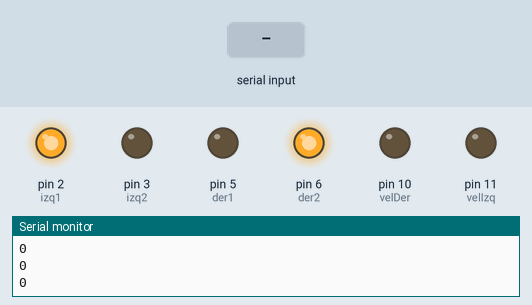
Recording of a sketch running on a simulated Arduino Uno, built with avr-gcc and run on an emulated ATmega328P. On the bench: output pins drawn as LEDs (lit = HIGH), the last lines printed to the serial monitor. Inputs (shaded band) come from the test bench.

Above: at 1.2 s.
1.3 s: "90,45\n" received over Serial
At 2.4 s:
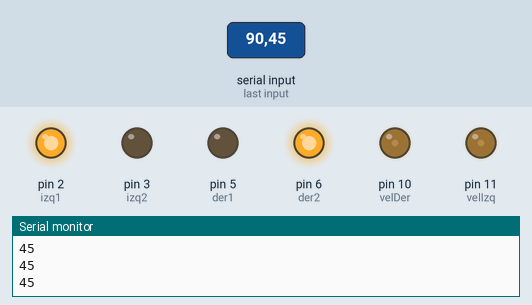
2.8 s: "30,150\n" received over Serial
At 3.6 s:
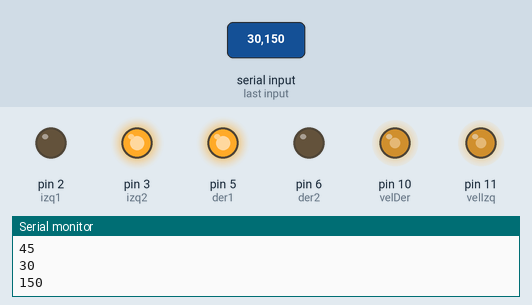
4.3 s: "127\n" received over Serial
At 4.6 s:
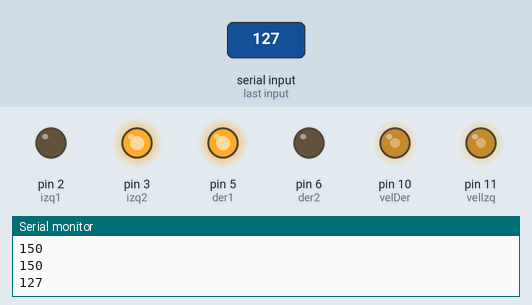
5.8 s: "200\n" received over Serial
At 7.0 s:
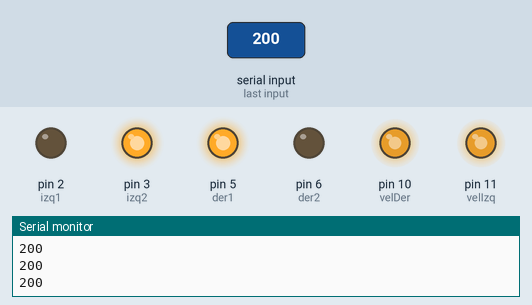
7.3 s: "90\n" received over Serial
At 8.1 s:
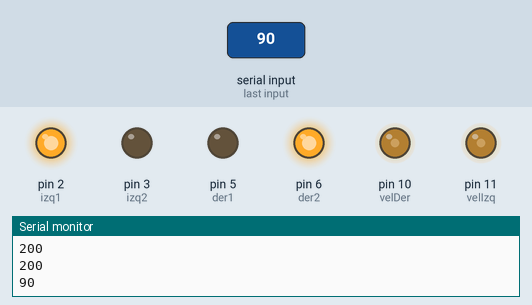
Timing chart, 0 to 9.8 s (numbered marks = the images above; inputs shaded):
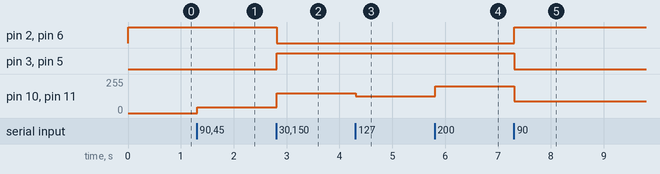

Measured:
- after the input at 1.3 s, pin 10 (velDer), pin 11 (velIzq): 0/255 → 45/255 at once
- after the input at 2.8 s, pin 2 (izq1), pin 6 (der2): HIGH → LOW at once; pin 3 (izq2), pin 5 (der1): LOW → HIGH at once; pin 10 (velDer), pin 11 (velIzq): 45/255 → 150/255 at once
- after the input at 4.3 s, pin 10 (velDer), pin 11 (velIzq): 150/255 → 127/255 at once
- after the input at 5.8 s, pin 10 (velDer), pin 11 (velIzq): 127/255 → 200/255 at once
- after the input at 7.3 s, pin 2 (izq1), pin 6 (der2): LOW → HIGH at once; pin 3 (izq2), pin 5 (der1): HIGH → LOW at once; pin 10 (velDer), pin 11 (velIzq): 200/255 → 90/255 at once

The sketch:

Ejercicio3.ino
```cpp
const int der1 = 5;
const int der2 = 6;
const int izq1 = 2;
const int izq2 = 3;
const int velDer = 10;
const int velIzq = 11;
String txtMsg = "";
int lectura;
int global;

int direccion_izq = false;
int velocidad_izq = 60;

int direccion_der = false;
int velocidad_der = 60;

void izquierdo_left(){
  direccion_izq = true;
  velocidad_izq = 60;
}

void izquierdo_right(){
  direccion_izq = false;
  velocidad_izq = 60;
}

void izquierdo_off(){
  velocidad_izq = 0;
}


void derecho_left(){
  direccion_der = true;
  velocidad_der = 60;
}

void derecho_right(){
  direccion_der = false;
  velocidad_der = 60;
}

void derecho_off(){
  velocidad_der = 0;
}
void setup() {
  // put your setup code here, to run once:
  pinMode (der1, OUTPUT);
  pinMode (der2, OUTPUT);
  pinMode (izq1, OUTPUT);
  pinMode (izq2, OUTPUT);
  pinMode (velDer, OUTPUT);
  pinMode (velIzq, OUTPUT);
  Serial.begin(9600);
}

void loop() {
  // put your main code here, to run repeatedly:
   if (Serial.available()) {
    lectura = Serial.parseInt();
    if(lectura==0){
      lectura = global;
    }
    }
   if (lectura == 127){
      izquierdo_off();
      derecho_off();
   }
   if (lectura < 127){
      izquierdo_left();
      derecho_left();
    }
   if (lectura > 127){
      derecho_right();
      izquierdo_right();
    }

   Serial.println(lectura);

    digitalWrite(izq1,direccion_izq);
    digitalWrite(izq2,!direccion_izq);
    analogWrite(velIzq,lectura);

    digitalWrite(der1,!direccion_der);
    digitalWrite(der2,direccion_der);
    analogWrite(velDer,lectura);
    global=lectura;
}
```
